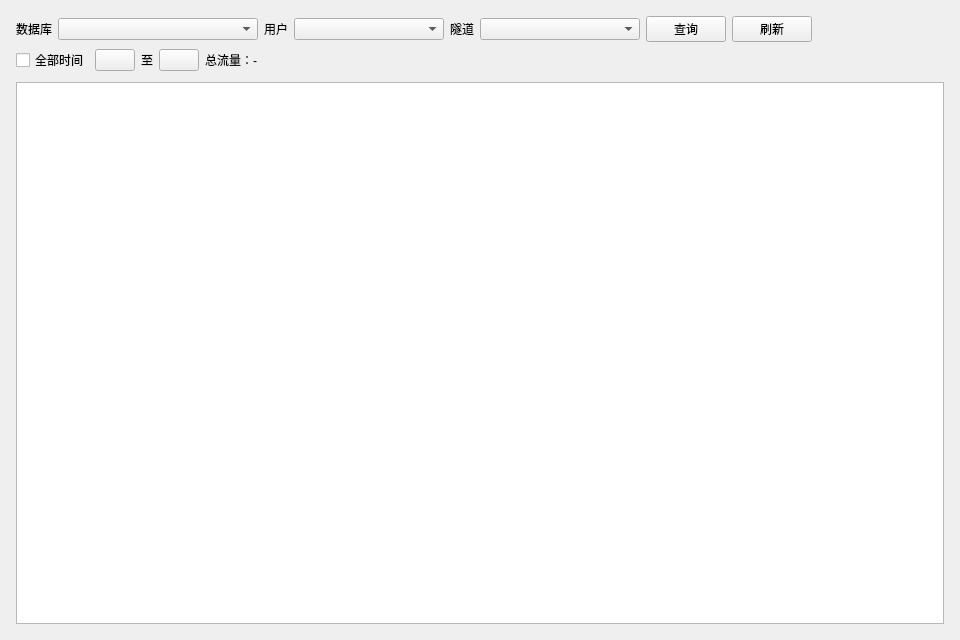
<?xml version="1.0" encoding="UTF-8"?>
<ui version="4.0">
 <class>TrafficPage</class>
 <widget class="QWidget" name="TrafficPage">
  <property name="geometry">
   <rect>
    <x>0</x>
    <y>0</y>
    <width>960</width>
    <height>640</height>
   </rect>
  </property>
  <property name="windowTitle">
   <string>流量统计</string>
  </property>
  <layout class="QVBoxLayout" name="mainLayout" stretch="0,1">
   <property name="spacing">
    <number>10</number>
   </property>
   <property name="leftMargin">
    <number>16</number>
   </property>
   <property name="topMargin">
    <number>16</number>
   </property>
   <property name="rightMargin">
    <number>16</number>
   </property>
   <property name="bottomMargin">
    <number>16</number>
   </property>
   <item>
    <widget class="QFrame" name="topFrame">
     <property name="frameShape">
      <enum>QFrame::Shape::NoFrame</enum>
     </property>
     <layout class="QVBoxLayout" name="topFrameLayout">
      <property name="spacing">
       <number>6</number>
      </property>
      <property name="leftMargin">
       <number>0</number>
      </property>
      <property name="topMargin">
       <number>0</number>
      </property>
      <property name="rightMargin">
       <number>0</number>
      </property>
      <property name="bottomMargin">
       <number>0</number>
      </property>
      <item>
       <layout class="QHBoxLayout" name="queryRow">
        <item>
         <widget class="ElaText" name="dbLabel">
          <property name="text">
           <string>数据库</string>
          </property>
         </widget>
        </item>
        <item>
         <widget class="ElaComboBox" name="dbComboBox">
          <property name="minimumSize">
           <size>
            <width>200</width>
            <height>0</height>
           </size>
          </property>
         </widget>
        </item>
        <item>
         <widget class="ElaText" name="userLabel">
          <property name="text">
           <string>用户</string>
          </property>
         </widget>
        </item>
        <item>
         <widget class="ElaComboBox" name="userComboBox">
          <property name="minimumSize">
           <size>
            <width>150</width>
            <height>0</height>
           </size>
          </property>
         </widget>
        </item>
        <item>
         <widget class="ElaText" name="tunnelLabel">
          <property name="text">
           <string>隧道</string>
          </property>
         </widget>
        </item>
        <item>
         <widget class="ElaComboBox" name="tunnelComboBox">
          <property name="minimumSize">
           <size>
            <width>160</width>
            <height>0</height>
           </size>
          </property>
         </widget>
        </item>
        <item>
         <widget class="ElaPushButton" name="queryButton">
          <property name="text">
           <string>查询</string>
          </property>
         </widget>
        </item>
        <item>
         <widget class="ElaPushButton" name="refreshButton">
          <property name="text">
           <string>刷新</string>
          </property>
         </widget>
        </item>
        <item>
         <spacer name="querySpacer">
          <property name="orientation">
           <enum>Qt::Orientation::Horizontal</enum>
          </property>
          <property name="sizeHint" stdset="0">
           <size>
            <width>40</width>
            <height>20</height>
           </size>
          </property>
         </spacer>
        </item>
       </layout>
      </item>
      <item>
       <layout class="QHBoxLayout" name="dateRow">
        <item>
         <widget class="ElaCheckBox" name="allTimeCheck">
          <property name="text">
           <string>全部时间</string>
          </property>
         </widget>
        </item>
        <item>
         <widget class="ElaCalendarPicker" name="startDatePicker">
          <property name="toolTip">
           <string>开始日期</string>
          </property>
         </widget>
        </item>
        <item>
         <widget class="ElaText" name="dateSepLabel">
          <property name="text">
           <string>至</string>
          </property>
         </widget>
        </item>
        <item>
         <widget class="ElaCalendarPicker" name="endDatePicker">
          <property name="toolTip">
           <string>结束日期</string>
          </property>
         </widget>
        </item>
        <item>
         <widget class="ElaText" name="totalLabel">
          <property name="sizePolicy">
           <sizepolicy hsizetype="Expanding" vsizetype="Preferred">
            <horstretch>0</horstretch>
            <verstretch>0</verstretch>
           </sizepolicy>
          </property>
          <property name="text">
           <string>总流量：-</string>
          </property>
         </widget>
        </item>
       </layout>
      </item>
     </layout>
    </widget>
   </item>
   <item>
    <widget class="QFrame" name="midFrame">
     <property name="frameShape">
      <enum>QFrame::Shape::NoFrame</enum>
     </property>
     <layout class="QVBoxLayout" name="midFrameLayout">
      <property name="spacing">
       <number>8</number>
      </property>
      <property name="leftMargin">
       <number>0</number>
      </property>
      <property name="topMargin">
       <number>0</number>
      </property>
      <property name="rightMargin">
       <number>0</number>
      </property>
      <property name="bottomMargin">
       <number>0</number>
      </property>
      <item>
       <widget class="ElaTableView" name="trafficTableView">
        <property name="toolTip">
         <string>流量统计结果（已删除的隧道/用户记录仍保留）</string>
        </property>
       </widget>
      </item>
     </layout>
    </widget>
   </item>
  </layout>
 </widget>
 <customwidgets>
  <customwidget>
   <class>ElaCalendarPicker</class>
   <extends>QPushButton</extends>
   <header>ElaCalendarPicker.h</header>
  </customwidget>
  <customwidget>
   <class>ElaCheckBox</class>
   <extends>QCheckBox</extends>
   <header>ElaCheckBox.h</header>
  </customwidget>
  <customwidget>
   <class>ElaComboBox</class>
   <extends>QComboBox</extends>
   <header>ElaComboBox.h</header>
  </customwidget>
  <customwidget>
   <class>ElaPushButton</class>
   <extends>QPushButton</extends>
   <header>ElaPushButton.h</header>
  </customwidget>
  <customwidget>
   <class>ElaTableView</class>
   <extends>QTableView</extends>
   <header>ElaTableView.h</header>
  </customwidget>
  <customwidget>
   <class>ElaText</class>
   <extends>QLabel</extends>
   <header>ElaText.h</header>
  </customwidget>
 </customwidgets>
 <resources/>
 <connections/>
</ui>
